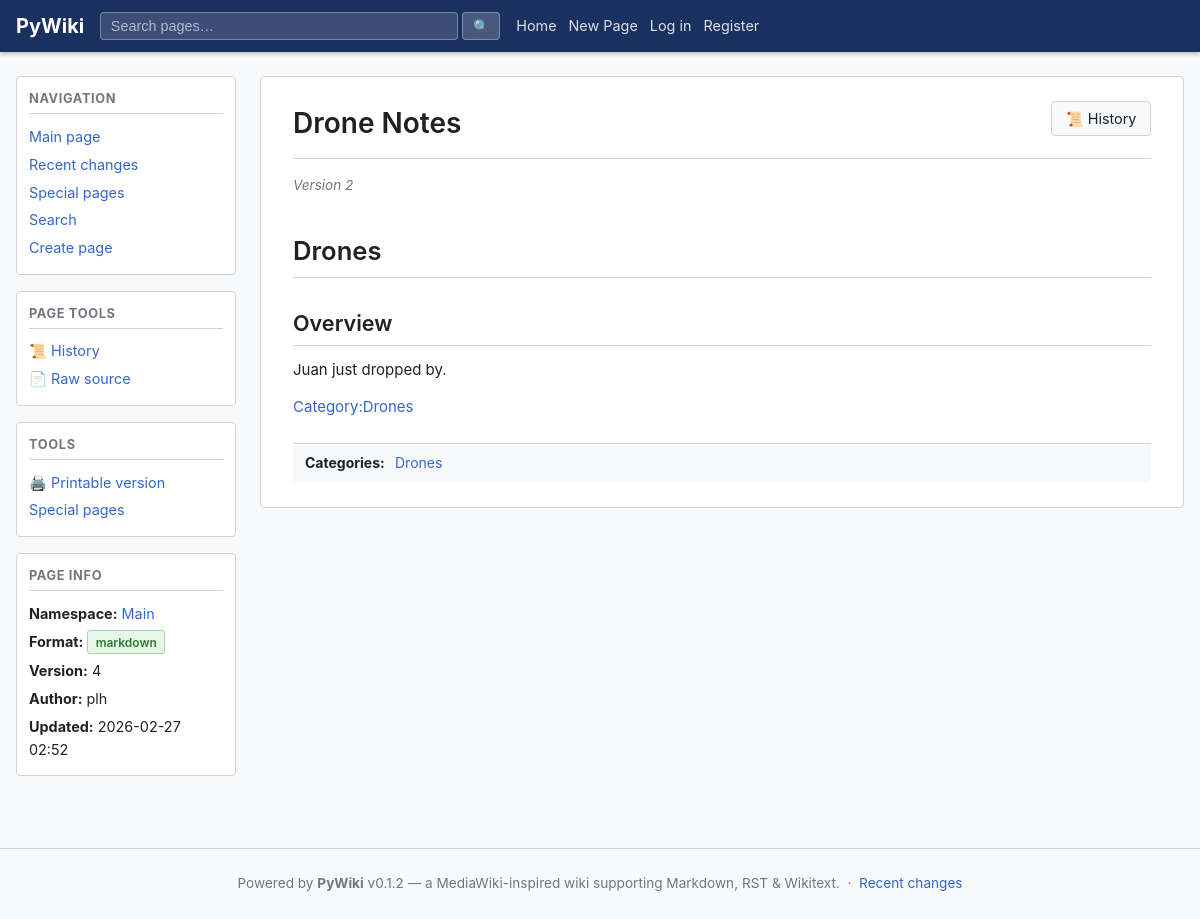
Screenshot of /wiki/Main/drone-notes with the database file from the repository.
### app/models/models.py (models this page shows, shortened)
class Namespace(Base):
    __tablename__ = "namespaces"
    id:             Mapped[str]        = _uuid_col(primary_key=True)
    name:           Mapped[str]        = mapped_column(String(128), unique=True, nullable=False, index=True)
    description:    Mapped[str]        = mapped_column(Text, default="", nullable=False)
    default_format: Mapped[str]        = mapped_column(String(16), default="markdown", nullable=False)
    created_at:     Mapped[datetime]   = mapped_column(DateTime(timezone=True), default=_utcnow)
    pages: Mapped[list["Page"]] = relationship(back_populates="namespace", cascade="all, delete-orphan")

class PageVersion(Base):
    __tablename__ = "page_versions"
    __table_args__ = (
        UniqueConstraint("page_id", "version", name="uq_page_versions_page_ver"),
        Index("ix_page_versions_page_latest", "page_id", "version"),
    )
    id:         Mapped[str]        = _uuid_col(primary_key=True)
    page_id:    Mapped[str]        = mapped_column(String(36), ForeignKey("pages.id", ondelete="CASCADE"), nullable=False, index=True)
    version:    Mapped[int]        = mapped_column(Integer, nullable=False)
    content:    Mapped[str]        = mapped_column(Text, nullable=False, default="")
    format:     Mapped[str]        = mapped_column(String(16), nullable=False, default="markdown")
    rendered:   Mapped[str | None] = mapped_column(Text, nullable=True)
    author_id:  Mapped[str | None] = mapped_column(String(36), ForeignKey("users.id"), nullable=True)
    comment:    Mapped[str]        = mapped_column(String(512), default="", nullable=False)
    created_at: Mapped[datetime]   = mapped_column(DateTime(timezone=True), default=_utcnow)
    page:   Mapped["Page"]       = relationship(back_populates="versions")
    author: Mapped["User | None"] = relationship(back_populates="page_versions")

class User(Base):
    __tablename__ = "users"
    id:           Mapped[str]  = _uuid_col(primary_key=True)
    username:     Mapped[str]  = mapped_column(String(64),  unique=True, nullable=False, index=True)
    email:        Mapped[str]  = mapped_column(String(255), unique=True, nullable=False, index=True)
    display_name: Mapped[str]  = mapped_column(String(128), nullable=False, default="")
    password_hash:Mapped[str]  = mapped_column(String(255), nullable=False)
    is_active:    Mapped[bool] = mapped_column(Boolean, default=True, nullable=False)
    is_admin:     Mapped[bool] = mapped_column(Boolean, default=False, nullable=False)
    created_at:   Mapped[datetime] = mapped_column(DateTime(timezone=True), default=_utcnow)
    updated_at:   Mapped[datetime] = mapped_column(DateTime(timezone=True), default=_utcnow, onupdate=_utcnow)
    page_versions: Mapped[list["PageVersion"]] = relationship(back_populates="author")
    attachments:   Mapped[list["Attachment"]]  = relationship(back_populates="uploaded_by_user")

class Page(Base):
    __tablename__ = "pages"
    __table_args__ = (
        UniqueConstraint("namespace_id", "slug", name="uq_pages_ns_slug"),
    )
    id:           Mapped[str]        = _uuid_col(primary_key=True)
    namespace_id: Mapped[str]        = mapped_column(String(36), ForeignKey("namespaces.id", ondelete="CASCADE"), nullable=False, index=True)
    title:        Mapped[str]        = mapped_column(String(512), nullable=False, index=True)
    slug:         Mapped[str]        = mapped_column(String(512), nullable=False, index=True)
    created_by:   Mapped[str | None] = mapped_column(String(36), ForeignKey("users.id"), nullable=True)
    created_at:   Mapped[datetime]   = mapped_column(DateTime(timezone=True), default=_utcnow)
    namespace:   Mapped["Namespace"]           = relationship(back_populates="pages")
    creator:     Mapped["User | None"]         = relationship(foreign_keys=[created_by])
    versions:    Mapped[list["PageVersion"]]   = relationship(
        back_populates="page",
        cascade="all, delete-orphan",
        order_by="PageVersion.version",
    )
    attachments: Mapped[list["Attachment"]]   = relationship(back_populates="page", cascade="all, delete-orphan")

### app/ui/views.py (the view)
@router.get("/wiki/{namespace_name}/{slug}", response_class=HTMLResponse)
async def view_page(
    request: Request,
    namespace_name: str,
    slug: str,
    version: Optional[int] = None,
    db: AsyncSession = Depends(get_db),
):
    user, new_token = await _current_user(request, db)
    settings = get_settings()
    try:
        page, ver = await page_svc.get_page(db, namespace_name, slug, version=version)
    except HTTPException as e:
        if e.status_code == 404:
            return templates.TemplateResponse(
                request,
                "page_not_found.html",
                _ctx(user, namespace_name=namespace_name, slug=slug),
                status_code=404,
            )
        raise
    rendered = ver.rendered
    if not rendered or version is not None:
        rendered = render_markup(
            ver.content, ver.format,
            namespace=namespace_name,
            base_url=settings.base_url,
        )
        if version is None:
            ver.rendered = rendered
    categories = extract_categories(ver.content, ver.format)
    resp = templates.TemplateResponse(
        request,
        "page_view.html",
        _ctx(user,
             page=page,
             ver=ver,
             rendered=rendered,
             namespace_name=namespace_name,
             viewing_version=version,
             categories=categories),
    )
    _apply_new_token(resp, new_token, settings.access_token_expire_minutes)
    return resp

### app/templates/page_view.html (shortened to what this page needs)
{% extends "base.html" %}
{% block sidebar_extra %}
<div class="sidebar-section">
  <h3>Page tools</h3>
  <ul>
    <li><a href="/wiki/{{ namespace_name }}/{{ page.slug }}/history">📜 History</a></li>
    <li><a href="/api/v1/namespaces/{{ namespace_name }}/pages/{{ page.slug }}/raw">📄 Raw source</a></li>
  </ul>
</div>
<div class="sidebar-section">
  <h3>Tools</h3>
  <ul>
    <li><a href="/wiki/{{ namespace_name }}/{{ page.slug }}/print">🖨️ Printable version</a></li>
    <li><a href="/special">Special pages</a></li>
  </ul>
</div>
<div class="sidebar-section">
  <h3>Page info</h3>
  <ul>
    <li><strong>Namespace:</strong> <a href="/wiki/{{ namespace_name }}">{{ namespace_name }}</a></li>
    <li><strong>Format:</strong> <span class="badge badge-{{ ver.format }}">{{ ver.format }}</span></li>
    <li><strong>Version:</strong> {{ ver.version }}</li>
    <li><strong>Author:</strong> {{ ver.author.username if ver.author else '—' }}</li>
    <li><strong>Updated:</strong> {{ ver.created_at.strftime('%Y-%m-%d %H:%M') }}</li>
  </ul>
</div>
{% endblock %}
{% block content %}
<div class="page-header">
  <h1>{{ page.title }}</h1>
  <div class="page-actions">
    <a class="btn" href="/wiki/{{ namespace_name }}/{{ page.slug }}/history">📜 History</a>
  </div>
</div>
{% if ver.comment %}
<p class="edit-comment muted"><em>{{ ver.comment }}</em></p>
{% endif %}
<div class="wiki-content">
  {{ rendered | safe }}
</div>
{% if categories %}
<div class="wiki-categories-bar">
  <strong>Categories:</strong>
  {% for cat in categories %}
  <a href="/category/{{ cat }}" class="category-link">{{ cat }}</a>{% if not loop.last %} · {% endif %}
  {% endfor %}
</div>
{% endif %}
{% endblock %}

### app/static/css/wiki.css (style rules this page uses)
:root { --bg: #ffffff; --bg-alt: #f8f9fa; --border: #d3d3d3; --text: #202122; --muted: #72777d; --accent: #3366cc; --accent-hov: #2a4f9a; --danger: #cc3333; --success: #228822; --warn: #f5a623; --nav-bg: #1a3060; --nav-text: #ffffff; --sidebar-w: 220px; --max-w: 1200px; }
*, *::before, *::after { box-sizing: border-box; margin: 0; padding: 0; }
body { font-family: -apple-system, BlinkMacSystemFont, "Segoe UI", Roboto, sans-serif; font-size: 15px; line-height: 1.6; color: var(--text); background: var(--bg-alt); }
a { color: var(--accent); text-decoration: none; }
.sidebar-section { background: var(--bg); border: 1px solid var(--border); border-radius: 4px; padding: 0.75rem; margin-bottom: 1rem; }
.sidebar-section h3 { font-size: 0.8rem; text-transform: uppercase; letter-spacing: .05em; color: var(--muted); margin-bottom: 0.5rem; border-bottom: 1px solid var(--border); padding-bottom: 0.25rem; }
.sidebar-section ul { list-style: none; }
.sidebar-section li { padding: 0.15rem 0; font-size: 0.9rem; }
.page-header { display: flex; align-items: flex-start; justify-content: space-between; flex-wrap: wrap; gap: 0.5rem; margin-bottom: 1rem; padding-bottom: 0.75rem; border-bottom: 1px solid var(--border); }
.page-header h1 { font-size: 1.75rem; font-weight: 600; }
.page-actions { display: flex; gap: 0.5rem; align-items: center; flex-wrap: wrap; }
.btn { display: inline-block; padding: 0.35rem 0.85rem; border: 1px solid var(--border); border-radius: 4px; background: var(--bg-alt); color: var(--text); font-size: 0.9rem; cursor: pointer; text-decoration: none; line-height: 1.5; }
.badge { display: inline-block; padding: 0.1rem 0.45rem; border-radius: 3px; font-size: 0.75rem; font-weight: 600; background: var(--bg-alt); border: 1px solid var(--border); color: var(--muted); }
.badge-markdown { background: #e8f5e9; border-color: #a5d6a7; color: #2e7d32; }
.wiki-categories-bar { margin-top: 1.5rem; padding: 0.5rem 0.75rem; border-top: 1px solid var(--border); background: var(--bg-alt); border-radius: 0 0 4px 4px; font-size: 0.875rem; color: var(--muted); }
.wiki-categories-bar strong { color: var(--text); margin-right: 0.4rem; }
.category-link { color: var(--accent); }
.wiki-content { line-height: 1.7; }
.wiki-content h1, .wiki-content h2, .wiki-content h3, .wiki-content h4, .wiki-content h5, .wiki-content h6 { margin: 1.25em 0 0.5em; font-weight: 600; }
.wiki-content h1 { font-size: 1.6rem; border-bottom: 1px solid var(--border); padding-bottom: 0.3rem; }
.wiki-content h2 { font-size: 1.35rem; border-bottom: 1px solid var(--border); padding-bottom: 0.2rem; }
.wiki-content p { margin: 0.75em 0; }
.edit-comment { font-size: 0.85rem; margin-bottom: 1rem; }
.muted { color: var(--muted); }

### rows the page displays
Namespace: name "Main"
PageVersion: format "markdown", version "4", created_at "2026-02-27 02:52", comment "Version 2", rendered "Drones Overview Juan just dropped by. Category:Drones"
User: author "plh"
Page: title "Drone Notes"

### other values shown
{{ site_name }} "PyWiki"
{{ cat }} "Drones"
{{ app_version }} "0.1.2"
